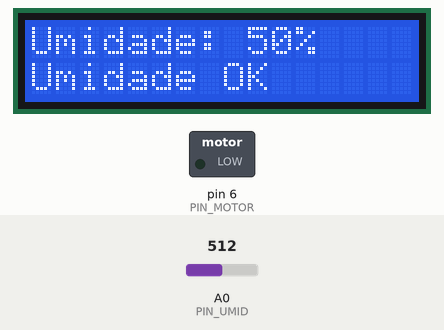
A sketch run on a simulated Arduino Uno, built with avr-gcc and run on an emulated ATmega328P. Parts: 16×2 character LCD, switched loads named in the sketch (green lamp = pin HIGH). The test bench sets the inputs (shaded band); at power-on: A0 (PIN_UMID) = 512. What the sketch prints to the serial monitor is not drawn.

Above: at 2.7 s.
2.8 s: A0 (PIN_UMID) set to 333
At 4.4 s:
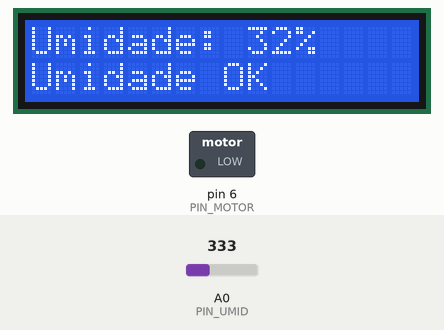
5.5 s: A0 (PIN_UMID) set to 306
At 6.1 s:
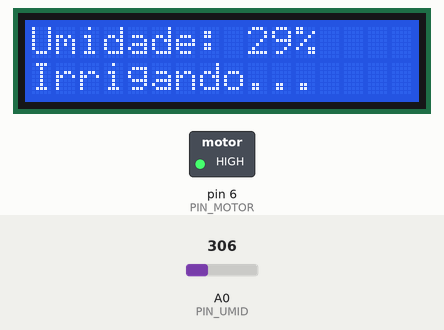
8.2 s: A0 (PIN_UMID) set to 900
At 10.7 s:
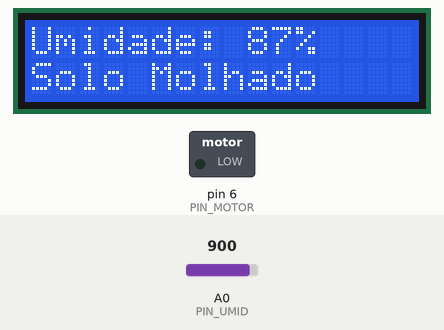
Timing chart, 0 to 12.2 s (numbered marks = the images above; inputs shaded):
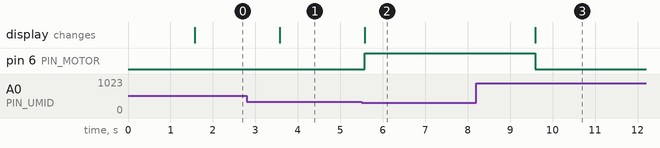

The sketch:

codigo_horta.ino
```cpp
#include <LiquidCrystal.h>

// CONFIGURAÇÃO DO LCD
LiquidCrystal lcd(12, 11, 5, 4, 3, 2);

// DEFINIÇÃO DOS PINOS
#define PIN_UMID A0
#define PIN_MOTOR 6

// LIMITES (%)
#define UMID_BAIXA 30
#define UMID_ALTA 70

bool motorLigado = false;

void setup() {
  // Inicializa a comunicação Serial via USB
  Serial.begin(9600);

  lcd.begin(16, 2);

  pinMode(PIN_UMID, INPUT);
  pinMode(PIN_MOTOR, OUTPUT);
  digitalWrite(PIN_MOTOR, LOW);

  lcd.print("Horta Pronta!");
  delay(1500);
  lcd.clear();
}

void loop() {
  int umidadeRaw = analogRead(PIN_UMID);

  int porcentagem = map(umidadeRaw, 0, 1023, 0, 100);

  // DISPLAY LCD
  lcd.setCursor(0, 0);
  lcd.print("Umidade: ");
  lcd.print(porcentagem);
  lcd.print("%   ");
  lcd.setCursor(0, 1);

  // LÓGICA DO MOTOR E ENVIO SERIAL
  if (porcentagem <= UMID_BAIXA) {
    lcd.print("Irrigando...   ");
    digitalWrite(PIN_MOTOR, HIGH);

    if (!motorLigado) {
      motorLigado = true;
      Serial.println("LIGAR_MOTOR");
    }
  }
  else if (porcentagem >= UMID_ALTA) {
    lcd.print("Solo Molhado   ");
    digitalWrite(PIN_MOTOR, LOW);

    if (motorLigado) {
      motorLigado = false;
      Serial.println("DESLIGAR_MOTOR");
    }
  }
  else {
    lcd.print("Umidade OK     ");
    if (motorLigado) {
        digitalWrite(PIN_MOTOR, LOW);
        motorLigado = false;
        Serial.println("DESLIGAR_MOTOR");
    }
  }

  delay(2000);
}
```

Measured:
- the behaviour switches between 318 and 317 on A0 (PIN_UMID) (found by bisection; images 1 and 2)
- after the input at 2.8 s, the display: changes after 0.78 s (image 1)
- after the input at 5.5 s, pin 6 (PIN_MOTOR): LOW → HIGH after 0.08 s; the display: changes after 0.08 s (image 2)
- after the input at 8.2 s, pin 6 (PIN_MOTOR): HIGH → LOW after 1.4 s; the display: changes after 1.4 s (image 3)
